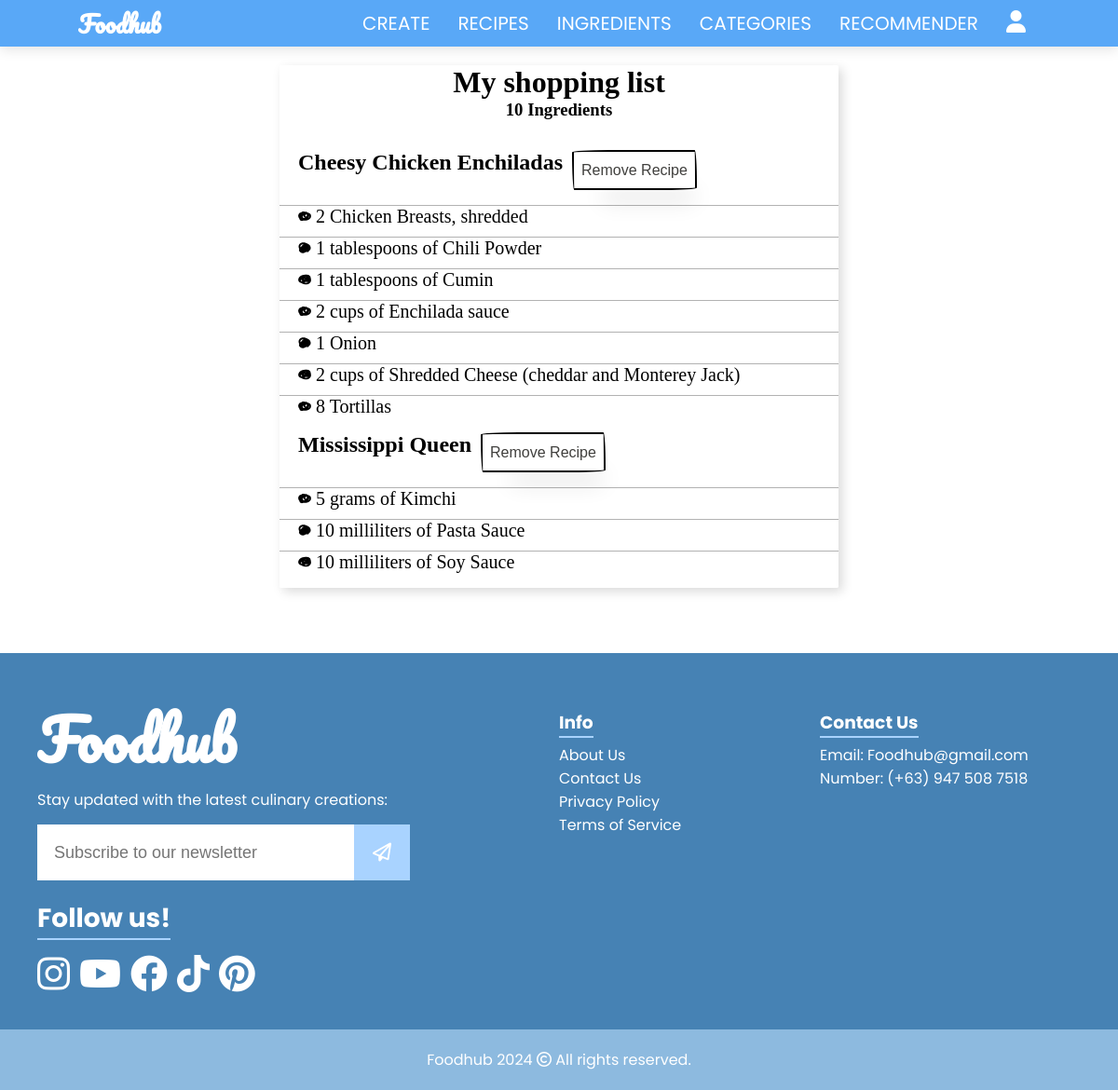
/my_shopping_list (signed in), run on the app's committed database.
### foodhub/models.py (models this page shows, shortened)
class Ingredient(models.Model):
    UNIT_CHOICES = [
        ('g', 'grams'),
        ('kg', 'kilograms'),
        ('mg', 'milligrams'),
        ('lb', 'pounds'),
        ('oz', 'ounces'),
        ('ml', 'milliliters'),
        ('l', 'liters'),
        ('tsp', 'teaspoons'),
        ('tbsp', 'tablespoons'),
        ('cup', 'cups'),
        ('pt', 'pints'),
        ('qt', 'quarts'),
        ('slices', 'slices'),
        ('sticks', 'sticks'),
        ('scoops', 'scoops'),
        ('none', 'none')
    ]
    name = models.CharField(max_length=100)
    recipe = models.ForeignKey('Recipe', on_delete=models.CASCADE, related_name="recipe_ingredient", default=None)
    quantity = models.IntegerField()
    unit_of_measurement = models.CharField(max_length=32, choices=UNIT_CHOICES, default=None)
    objects = IngredientManager()

class Recipe(models.Model):
    user = models.ForeignKey(User, on_delete=models.CASCADE, related_name="recipe_user")
    name = models.CharField(max_length=100)
    description = models.TextField()
    image = models.ImageField(upload_to="media", blank=True, null=True, default="default.jpg")
    date = models.DateTimeField(default=datetime.datetime.now)
    servings = models.PositiveIntegerField(default=1)
    allergens = models.ManyToManyField('Allergen', blank=True)
    likes = models.ManyToManyField(User, default=None, blank=True, related_name="recipe_likes")
    CATEGORY_CHOICES = (
    ('american', 'American'),
    ('appetizer', 'Appetizer'),
    ('asian', 'Asian'),
    ('beverage', 'Beverage'),
    ('brunch', 'Brunch'),
    ('breakfast', 'Breakfast'),
    ('chinese', 'Chinese'),
    ('cocktail', 'Cocktail'),
    ('dessert', 'Dessert'),
    ('dinner', 'Dinner'),
    ('filipino', 'Filipino'),
    ('french', 'French'),
    ('gluten-free', 'Gluten-Free'),
    ('greek', 'Greek'),
    ('indian', 'Indian'),
    ('italian', 'Italian'),
    ('japanese', 'Japanese'),
    ('lunch', 'Lunch'),
    ('mediterranean', 'Mediterranean'),
    ('mexican', 'Mexican'),
    ('pastry', 'Pastry'),
    ('pasta', 'Pasta'),
    ('pizza', 'Pizza'),
    ('salad', 'Salad'),
    ('sandwiches', 'Sandwiches'),
    ('seafood', 'Seafood'),
    ('snack', 'Snack'),
    ('soup', 'Soup'),
    ('steak', 'Steak'),
    ('thai', 'Thai'),
    ('vegan', 'Vegan'),
    ('vegetarian', 'Vegetarian'),
)
    DURATION_CHOICES = (
        ('15-20 mins', '15-20 mins'),
        ('20-45 mins', '20-45 mins'),
        ('45 mins to 1 hr', '45 mins to 1 hr'),
        ('1 hr+', '1 hr+'),
    )
    DIFFICULTY_CHOICES = (
        ('beginner', 'Beginner'),
        ('intermediate', 'Intermediate'),
        ('chef', 'Chef')
    )
    COST_CHOICES = [
        ('low', 'Low'),
        ('medium', 'Medium'),
        ('high', 'High'),
    ]
    category = models.CharField(max_length=32, choices=CATEGORY_CHOICES, blank=True, null=True, default=None)
    duration = models.CharField(max_length=32, choices=DURATION_CHOICES, blank=True, null=True, default=None)
    difficulty = models.CharField(max_length=32, choices=DIFFICULTY_CHOICES, blank=True, null=True, default=None)
    cost = models.CharField(max_length=32, choices=COST_CHOICES, blank=True, null=True, default=None)

### foodhub/views/views.py (the view, shortened to what this page needs)
# urls.py: path('my_shopping_list', views.my_shopping_list, name="my_shopping_list"),
@login_required(login_url='/login')
def my_shopping_list(request):
    shopping_list, created = ShoppingList.objects.get_or_create(user=request.user)
    ingredients = shopping_list.ingredients.select_related('recipe').order_by('recipe__name', 'name')
    ingredient_dict = defaultdict(list)
    for ingredient in ingredients:
        ingredient_dict[ingredient.recipe.name].append(ingredient)
    return render(request, "foodhub/my_shopping_list.html", {
        "shopping_list": shopping_list,
        "ingredients": dict(ingredient_dict),
        "ingredient_count": len(ingredients),
    })

### foodhub/templates/foodhub/my_shopping_list.html (shortened to what this page needs)
{% extends 'foodhub/layout.html' %}
{% block body %}
<div class="shopping-list-container">
    <ul class="shopping-list">
        <div class="header">
            <h1>My shopping list</h1>
            <h3>{{ ingredient_count }} Ingredients</h3>
        </div>
        {% if ingredients %}
            {% for recipe_name, ingredient_list in ingredients.items %}
                <form method="post" action="{% url 'my_shopping_list' %}">
                    <h2>{{ recipe_name }}</h2>
                    <button type="submit">Remove Recipe</button>
                </form>
                <ul>
                    {% for ingredient in ingredient_list %}
                        <li>
                            {% if ingredient.unit_of_measurement == 'none' %}
                                {{ ingredient.quantity }} {{ ingredient.name }}
                            {% else %}
                                {{ ingredient.quantity }} {{ ingredient.get_unit_of_measurement_display }} of {{ ingredient.name }}
                            {% endif %}
                        </li>
                    {% endfor %}
                </ul>
            {% endfor %}
        {% else %}
            <p>No ingredients in your shopping list.</p>
        {% endif %}
    </ul>
</div>
{% endblock %}

### data on the page
Ingredient: name "Cheesy Chicken Enchiladas", quantity "2", name "Chicken Breasts, shredded"
Ingredient: quantity "1", unit_of_measurement "tablespoons", name "Chili Powder"
Ingredient: quantity "1", unit_of_measurement "tablespoons", name "Cumin"
Ingredient: quantity "2", unit_of_measurement "cups", name "Enchilada sauce"
Ingredient: quantity "1", name "Onion"
Ingredient: quantity "2", unit_of_measurement "cups", name "Shredded Cheese (cheddar and Monterey Jack)"
Ingredient: quantity "8", name "Tortillas"
Ingredient: name "Mississippi Queen", quantity "5", unit_of_measurement "grams", name "Kimchi"
Ingredient: quantity "10", unit_of_measurement "milliliters", name "Pasta Sauce"
Ingredient: quantity "10", unit_of_measurement "milliliters", name "Soy Sauce"

### other printed values
{{ ingredient_count }} "10"
